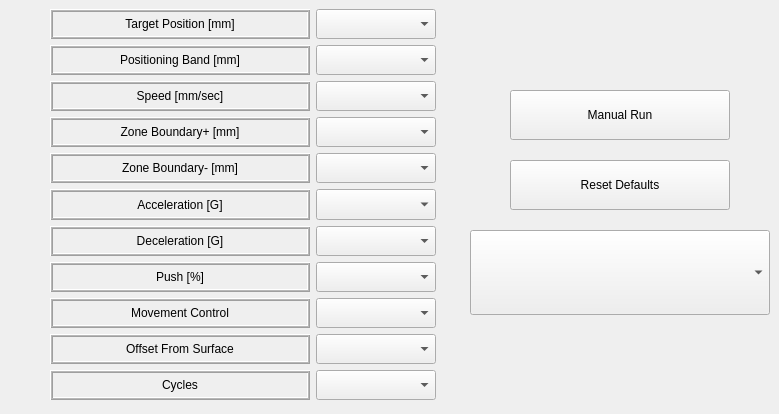
      <widget class="QWidget" name="tabSettings">
       <attribute name="title">
        <string>Settings</string>
       </attribute>
       <widget class="QPushButton" name="btnDefaults">
        <property name="geometry">
         <rect>
          <x>510</x>
          <y>160</y>
          <width>220</width>
          <height>50</height>
         </rect>
        </property>
        <property name="sizePolicy">
         <sizepolicy hsizetype="Preferred" vsizetype="Preferred">
          <horstretch>100</horstretch>
          <verstretch>60</verstretch>
         </sizepolicy>
        </property>
        <property name="minimumSize">
         <size>
          <width>220</width>
          <height>50</height>
         </size>
        </property>
        <property name="text">
         <string>Reset Defaults</string>
        </property>
       </widget>
       <widget class="QWidget" name="gridLayoutWidget_3">
        <property name="geometry">
         <rect>
          <x>45</x>
          <y>4</y>
          <width>396</width>
          <height>401</height>
         </rect>
        </property>
        <layout class="QGridLayout" name="gridLayout_5">
         <property name="leftMargin">
          <number>5</number>
         </property>
         <property name="topMargin">
          <number>5</number>
         </property>
         <property name="rightMargin">
          <number>5</number>
         </property>
         <property name="bottomMargin">
          <number>5</number>
         </property>
         <property name="horizontalSpacing">
          <number>6</number>
         </property>
         <item row="13" column="0">
          <widget class="QLabel" name="label_8">
           <property name="minimumSize">
            <size>
             <width>260</width>
             <height>0</height>
            </size>
           </property>
           <property name="frameShape">
            <enum>QFrame::Box</enum>
           </property>
           <property name="frameShadow">
            <enum>QFrame::Raised</enum>
           </property>
           <property name="lineWidth">
            <number>1</number>
           </property>
           <property name="midLineWidth">
            <number>1</number>
           </property>
           <property name="text">
            <string>Push [%]</string>
           </property>
           <property name="alignment">
            <set>Qt::AlignCenter</set>
           </property>
           <property name="margin">
            <number>3</number>
           </property>
          </widget>
         </item>
         <item row="13" column="1">
          <widget class="QComboBox" name="cboxPush">
           <property name="sizePolicy">
            <sizepolicy hsizetype="Preferred" vsizetype="Preferred">
             <horstretch>0</horstretch>
             <verstretch>0</verstretch>
            </sizepolicy>
           </property>
           <property name="minimumSize">
            <size>
             <width>100</width>
             <height>20</height>
            </size>
           </property>
           <property name="mouseTracking">
            <bool>true</bool>
           </property>
          </widget>
         </item>
         <item row="11" column="0">
          <widget class="QLabel" name="label_6">
           <property name="minimumSize">
            <size>
             <width>260</width>
             <height>0</height>
            </size>
           </property>
           <property name="frameShape">
            <enum>QFrame::Box</enum>
           </property>
           <property name="frameShadow">
            <enum>QFrame::Raised</enum>
           </property>
           <property name="lineWidth">
            <number>1</number>
           </property>
           <property name="midLineWidth">
            <number>1</number>
           </property>
           <property name="text">
            <string>Acceleration [G]</string>
           </property>
           <property name="alignment">
            <set>Qt::AlignCenter</set>
           </property>
           <property name="margin">
            <number>3</number>
           </property>
          </widget>
         </item>
         <item row="1" column="0">
          <widget class="QLabel" name="label">
           <property name="minimumSize">
            <size>
             <width>260</width>
             <height>0</height>
            </size>
           </property>
           <property name="frameShape">
            <enum>QFrame::Box</enum>
           </property>
           <property name="frameShadow">
            <enum>QFrame::Raised</enum>
           </property>
           <property name="lineWidth">
            <number>1</number>
           </property>
           <property name="midLineWidth">
            <number>1</number>
           </property>
           <property name="text">
            <string>Target Position [mm]</string>
           </property>
           <property name="alignment">
            <set>Qt::AlignCenter</set>
           </property>
           <property name="margin">
            <number>3</number>
           </property>
          </widget>
         </item>
         <item row="12" column="1">
          <widget class="QComboBox" name="cboxDeceleration">
           <property name="sizePolicy">
            <sizepolicy hsizetype="Preferred" vsizetype="Preferred">
             <horstretch>0</horstretch>
             <verstretch>0</verstretch>
            </sizepolicy>
           </property>
           <property name="minimumSize">
            <size>
             <width>100</width>
             <height>20</height>
            </size>
           </property>
           <property name="mouseTracking">
            <bool>true</bool>
           </property>
          </widget>
         </item>
         <item row="11" column="1">
          <widget class="QComboBox" name="cboxAcceleration">
           <property name="sizePolicy">
            <sizepolicy hsizetype="Preferred" vsizetype="Preferred">
             <horstretch>0</horstretch>
             <verstretch>0</verstretch>
            </sizepolicy>
           </property>
           <property name="minimumSize">
            <size>
             <width>100</width>
             <height>20</height>
            </size>
           </property>
           <property name="mouseTracking">
            <bool>true</bool>
           </property>
          </widget>
         </item>
         <item row="1" column="1">
          <widget class="QComboBox" name="cboxTarget">
           <property name="sizePolicy">
            <sizepolicy hsizetype="Preferred" vsizetype="Preferred">
             <horstretch>0</horstretch>
             <verstretch>0</verstretch>
            </sizepolicy>
           </property>
           <property name="minimumSize">
            <size>
             <width>100</width>
             <height>20</height>
            </size>
           </property>
           <property name="mouseTracking">
            <bool>true</bool>
           </property>
           <property name="maxVisibleItems">
            <number>10</number>
           </property>
           <property name="sizeAdjustPolicy">
            <enum>QComboBox::AdjustToContentsOnFirstShow</enum>
           </property>
           <property name="minimumContentsLength">
            <number>0</number>
           </property>
           <property name="frame">
            <bool>true</bool>
           </property>
          </widget>
         </item>
         <item row="6" column="0">
          <widget class="QLabel" name="label_3">
           <property name="sizePolicy">
            <sizepolicy hsizetype="Preferred" vsizetype="Preferred">
             <horstretch>0</horstretch>
             <verstretch>0</verstretch>
            </sizepolicy>
           </property>
           <property name="minimumSize">
            <size>
             <width>260</width>
             <height>0</height>
            </size>
           </property>
           <property name="frameShape">
            <enum>QFrame::Box</enum>
           </property>
           <property name="frameShadow">
            <enum>QFrame::Raised</enum>
           </property>
           <property name="lineWidth">
            <number>1</number>
           </property>
           <property name="midLineWidth">
            <number>1</number>
           </property>
           <property name="text">
            <string>Speed [mm/sec]</string>
           </property>
           <property name="alignment">
            <set>Qt::AlignCenter</set>
           </property>
           <property name="margin">
            <number>3</number>
           </property>
          </widget>
         </item>
         <item row="12" column="0">
          <widget class="QLabel" name="label_7">
           <property name="minimumSize">
            <size>
             <width>260</width>
             <height>0</height>
            </size>
           </property>
           <property name="frameShape">
            <enum>QFrame::Box</enum>
           </property>
           <property name="frameShadow">
            <enum>QFrame::Raised</enum>
           </property>
           <property name="lineWidth">
            <number>1</number>
           </property>
           <property name="midLineWidth">
            <number>1</number>
           </property>
           <property name="text">
            <string>Deceleration [G]</string>
           </property>
           <property name="alignment">
            <set>Qt::AlignCenter</set>
           </property>
           <property name="margin">
            <number>3</number>
           </property>
          </widget>
         </item>
         <item row="5" column="0">
          <widget class="QLabel" name="label_2">
           <property name="minimumSize">
            <size>
             <width>260</width>
             <height>0</height>
            </size>
           </property>
           <property name="frameShape">
            <enum>QFrame::Box</enum>
           </property>
           <property name="frameShadow">
            <enum>QFrame::Raised</enum>
           </property>
           <property name="lineWidth">
            <number>1</number>
           </property>
           <property name="midLineWidth">
            <number>1</number>
           </property>
           <property name="text">
            <string>Positioning Band [mm]</string>
           </property>
           <property name="alignment">
            <set>Qt::AlignCenter</set>
           </property>
           <property name="margin">
            <number>3</number>
           </property>
          </widget>
         </item>
         <item row="10" column="0">
          <widget class="QLabel" name="label_5">
           <property name="minimumSize">
            <size>
             <width>260</width>
             <height>0</height>
            </size>
           </property>
           <property name="frameShape">
            <enum>QFrame::Box</enum>
           </property>
           <property name="frameShadow">
            <enum>QFrame::Raised</enum>
           </property>
           <property name="lineWidth">
            <number>1</number>
           </property>
           <property name="midLineWidth">
            <number>1</number>
           </property>
           <property name="text">
            <string>Zone Boundary- [mm]</string>
           </property>
           <property name="alignment">
            <set>Qt::AlignCenter</set>
           </property>
           <property name="margin">
            <number>3</number>
           </property>
          </widget>
         </item>
         <item row="9" column="0">
          <widget class="QLabel" name="label_4">
           <property name="minimumSize">
            <size>
             <width>260</width>
             <height>0</height>
            </size>
           </property>
           <property name="frameShape">
            <enum>QFrame::Box</enum>
           </property>
           <property name="frameShadow">
            <enum>QFrame::Raised</enum>
           </property>
           <property name="lineWidth">
            <number>1</number>
           </property>
           <property name="midLineWidth">
            <number>1</number>
           </property>
           <property name="text">
            <string>Zone Boundary+ [mm]</string>
           </property>
           <property name="alignment">
            <set>Qt::AlignCenter</set>
           </property>
           <property name="margin">
            <number>3</number>
           </property>
          </widget>
         </item>
         <item row="10" column="1">
          <widget class="QComboBox" name="cboxZoneNeg">
           <property name="sizePolicy">
            <sizepolicy hsizetype="Preferred" vsizetype="Preferred">
             <horstretch>0</horstretch>
             <verstretch>0</verstretch>
            </sizepolicy>
           </property>
           <property name="minimumSize">
            <size>
             <width>100</width>
             <height>20</height>
            </size>
           </property>
           <property name="mouseTracking">
            <bool>true</bool>
           </property>
          </widget>
         </item>
         <item row="5" column="1">
          <widget class="QComboBox" name="cboxPosBand">
           <property name="sizePolicy">
            <sizepolicy hsizetype="Preferred" vsizetype="Preferred">
             <horstretch>0</horstretch>
             <verstretch>0</verstretch>
            </sizepolicy>
           </property>
           <property name="minimumSize">
            <size>
             <width>100</width>
             <height>20</height>
            </size>
           </property>
           <property name="mouseTracking">
            <bool>true</bool>
           </property>
          </widget>
         </item>
         <item row="9" column="1">
          <widget class="QComboBox" name="cboxZonePos">
           <property name="sizePolicy">
            <sizepolicy hsizetype="Preferred" vsizetype="Preferred">
             <horstretch>0</horstretch>
             <verstretch>0</verstretch>
            </sizepolicy>
           </property>
           <property name="minimumSize">
            <size>
             <width>100</width>
             <height>20</height>
            </size>
           </property>
           <property name="mouseTracking">
            <bool>true</bool>
           </property>
          </widget>
         </item>
         <item row="6" column="1">
          <widget class="QComboBox" name="cboxSpeed">
           <property name="sizePolicy">
            <sizepolicy hsizetype="Preferred" vsizetype="Preferred">
             <horstretch>0</horstretch>
             <verstretch>0</verstretch>
            </sizepolicy>
           </property>
           <property name="minimumSize">
            <size>
             <width>100</width>
             <height>20</height>
            </size>
           </property>
           <property name="mouseTracking">
            <bool>true</bool>
           </property>
          </widget>
         </item>
         <item row="14" column="1">
          <widget class="QComboBox" name="cboxMoveMode">
           <property name="sizePolicy">
            <sizepolicy hsizetype="Preferred" vsizetype="Preferred">
             <horstretch>0</horstretch>
             <verstretch>0</verstretch>
            </sizepolicy>
           </property>
           <property name="minimumSize">
            <size>
             <width>100</width>
             <height>20</height>
            </size>
           </property>
           <property name="mouseTracking">
            <bool>true</bool>
           </property>
          </widget>
         </item>
         <item row="14" column="0">
          <widget class="QLabel" name="label_10">
           <property name="minimumSize">
            <size>
             <width>260</width>
             <height>0</height>
            </size>
           </property>
           <property name="frameShape">
            <enum>QFrame::Box</enum>
           </property>
           <property name="frameShadow">
            <enum>QFrame::Raised</enum>
           </property>
           <property name="lineWidth">
            <number>1</number>
           </property>
           <property name="midLineWidth">
            <number>1</number>
           </property>
           <property name="text">
            <string>Movement Control</string>
           </property>
           <property name="alignment">
            <set>Qt::AlignCenter</set>
           </property>
           <property name="margin">
            <number>3</number>
           </property>
          </widget>
         </item>
         <item row="15" column="0">
          <widget class="QLabel" name="label_11">
           <property name="minimumSize">
            <size>
             <width>260</width>
             <height>0</height>
            </size>
           </property>
           <property name="frameShape">
            <enum>QFrame::Box</enum>
           </property>
           <property name="frameShadow">
            <enum>QFrame::Raised</enum>
           </property>
           <property name="lineWidth">
            <number>1</number>
           </property>
           <property name="midLineWidth">
            <number>1</number>
           </property>
           <property name="text">
            <string>Offset From Surface</string>
           </property>
           <property name="alignment">
            <set>Qt::AlignCenter</set>
           </property>
           <property name="margin">
            <number>3</number>
           </property>
          </widget>
         </item>
         <item row="15" column="1">
          <widget class="QComboBox" name="cboxOffset">
           <property name="sizePolicy">
            <sizepolicy hsizetype="Preferred" vsizetype="Preferred">
             <horstretch>0</horstretch>
             <verstretch>0</verstretch>
            </sizepolicy>
           </property>
           <property name="minimumSize">
            <size>
             <width>100</width>
             <height>20</height>
            </size>
           </property>
           <property name="mouseTracking">
            <bool>true</bool>
           </property>
          </widget>
         </item>
         <item row="16" column="0">
          <widget class="QLabel" name="label_12">
           <property name="minimumSize">
            <size>
             <width>260</width>
             <height>0</height>
            </size>
           </property>
           <property name="frameShape">
            <enum>QFrame::Box</enum>
           </property>
           <property name="frameShadow">
            <enum>QFrame::Raised</enum>
           </property>
           <property name="lineWidth">
            <number>1</number>
           </property>
           <property name="midLineWidth">
            <number>1</number>
           </property>
           <property name="text">
            <string>Cycles</string>
           </property>
           <property name="alignment">
            <set>Qt::AlignCenter</set>
           </property>
           <property name="margin">
            <number>3</number>
           </property>
          </widget>
         </item>
         <item row="16" column="1">
          <widget class="QComboBox" name="cboxCycle">
           <property name="sizePolicy">
            <sizepolicy hsizetype="Preferred" vsizetype="Preferred">
             <horstretch>0</horstretch>
             <verstretch>0</verstretch>
            </sizepolicy>
           </property>
           <property name="minimumSize">
            <size>
             <width>100</width>
             <height>20</height>
            </size>
           </property>
           <property name="mouseTracking">
            <bool>true</bool>
           </property>
          </widget>
         </item>
        </layout>
       </widget>
       <widget class="QPushButton" name="btnMaunRun">
        <property name="geometry">
         <rect>
          <x>510</x>
          <y>90</y>
          <width>220</width>
          <height>50</height>
         </rect>
        </property>
        <property name="sizePolicy">
         <sizepolicy hsizetype="Preferred" vsizetype="Preferred">
          <horstretch>100</horstretch>
          <verstretch>60</verstretch>
         </sizepolicy>
        </property>
        <property name="minimumSize">
         <size>
          <width>220</width>
          <height>50</height>
         </size>
        </property>
        <property name="text">
         <string>Manual Run</string>
        </property>
        <property name="checkable">
         <bool>true</bool>
        </property>
       </widget>
       <widget class="QComboBox" name="cboxCBRManual">
        <property name="geometry">
         <rect>
          <x>470</x>
          <y>230</y>
          <width>300</width>
          <height>85</height>
         </rect>
        </property>
        <property name="minimumSize">
         <size>
          <width>0</width>
          <height>85</height>
         </size>
        </property>
        <property name="maximumSize">
         <size>
          <width>300</width>
          <height>85</height>
         </size>
        </property>
        <property name="currentText">
         <string/>
        </property>
        <property name="currentIndex">
         <number>-1</number>
        </property>
        <property name="maxVisibleItems">
         <number>10</number>
        </property>
        <property name="minimumContentsLength">
         <number>0</number>
        </property>
        <property name="iconSize">
         <size>
          <width>16</width>
          <height>16</height>
         </size>
        </property>
        <property name="frame">
         <bool>true</bool>
        </property>
       </widget>
      </widget>
